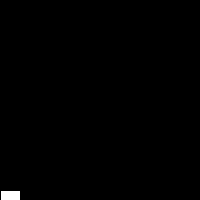
Frame 1 (no input)
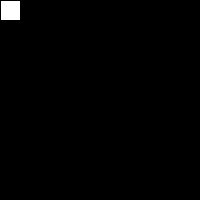
Frame 60 (the mouse pressed at the canvas centre just before this capture)
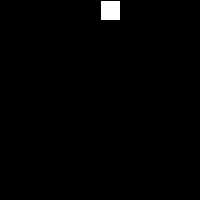
Frame 120 (the mouse held since frame 60 and released just before this capture)

The Processing sketch that drew these frames (run headless with seeded random() and noise(); from frame 60 on, the mouse is pressed at the canvas centre):

// Processing sketch: logicaDeEstadosBasica
// ── logicaDeEstadosBasica.pde
String estado;
int tiempo;
void setup() {
  estado = "setup";
  tiempo = height;
  size(200, 200);
}
void draw() {
  background(0);
  tiempo-=10; // Tambien puede ser: 'tiempo = tiempo-10; 'tiempo-=10;'
  if (estado == "setup") {
    rect(mouseX, tiempo, 20, 20);
  }
  println("El estado es: "+estado+" Fotogramas: "+tiempo);
  if (tiempo <= 0) {
    tiempo = height;
  }
}
